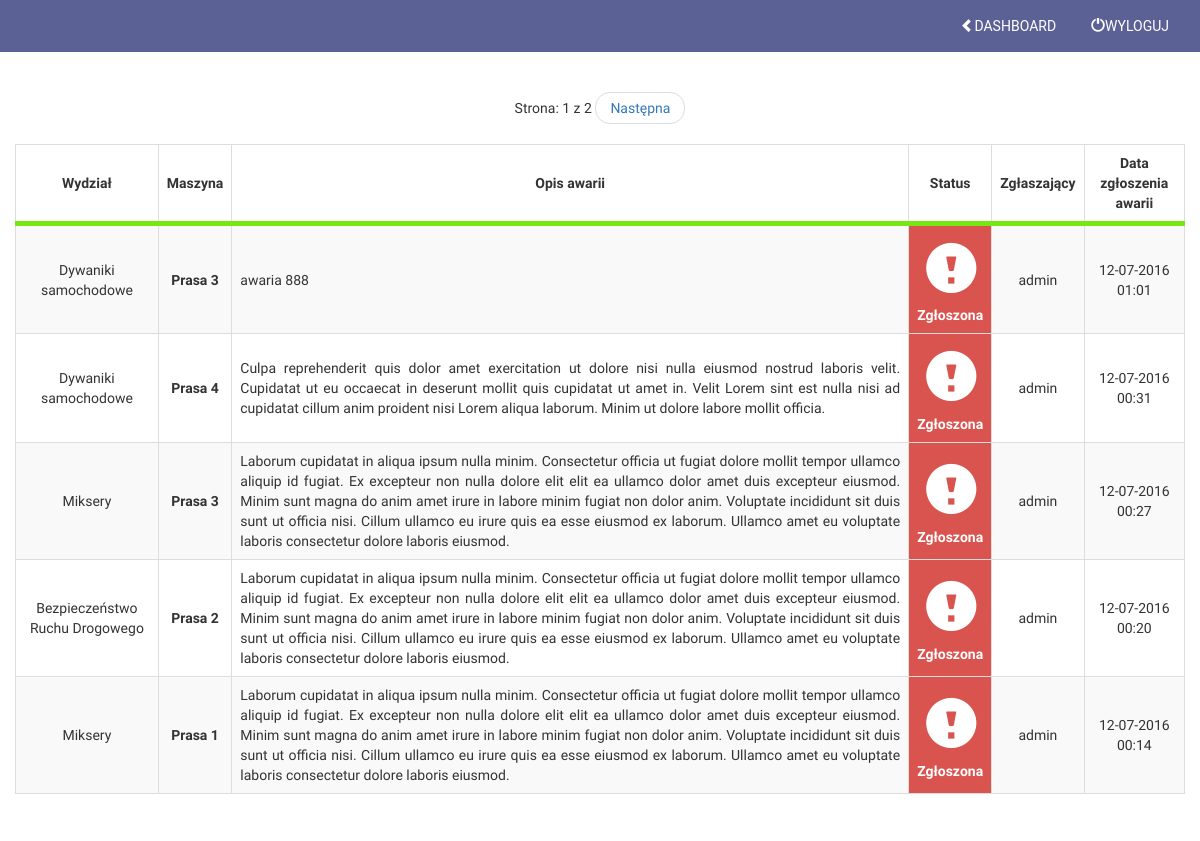
Before: /awarie/ (signed in) with the older database file.
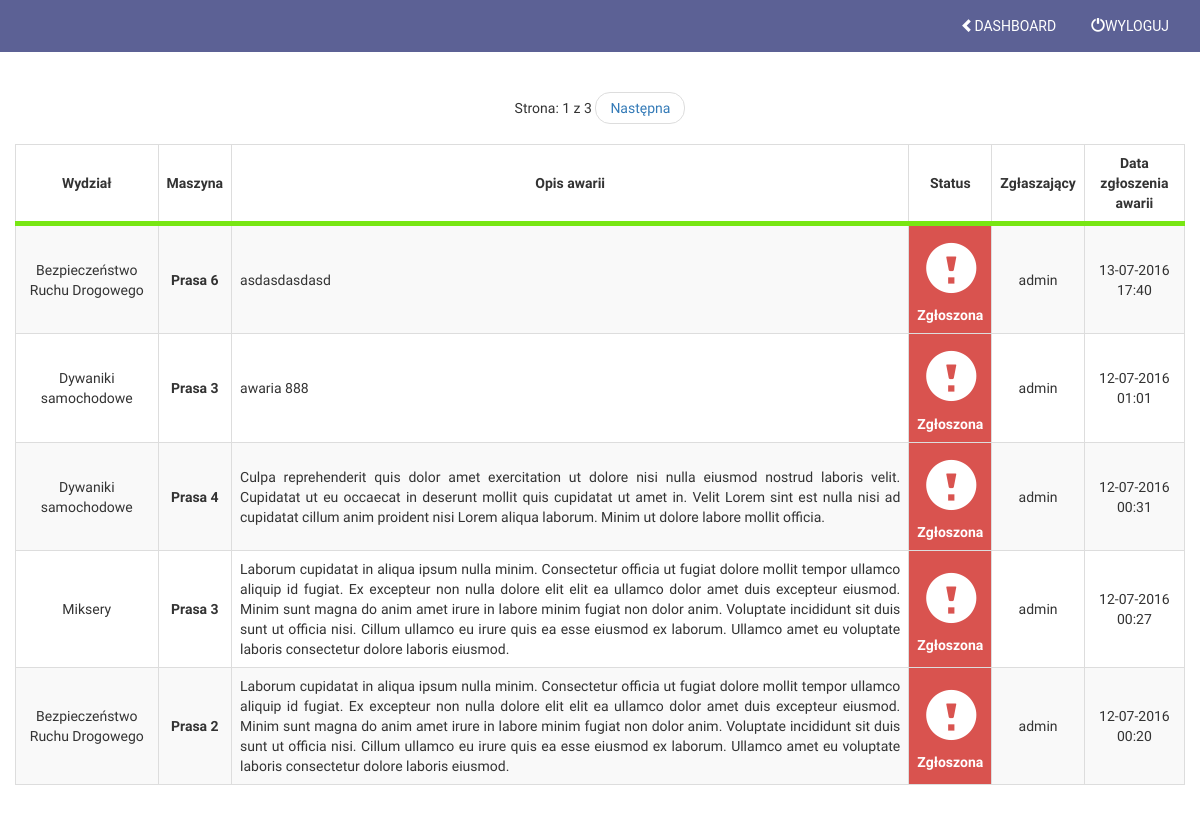
After: the same page with the newer database file.
### failure/models.py (models this page shows, shortened)
class Awaria(models.Model):
	maszyna = models.ForeignKey(Maszyna, on_delete=models.PROTECT, verbose_name='Maszyna')
	wydzial = models.ForeignKey(Wydzial, verbose_name='Wydział')
	description = models.TextField(verbose_name="Opis awarii", blank=True)
	add_date = models.DateTimeField(auto_now_add=True, verbose_name="Data zgłoszenia")
	repair_date = models.DateTimeField(blank=True, null=True, verbose_name="Data rozpoczęcia naprawy")
	remove_date = models.DateTimeField(blank=True, null=True, verbose_name="Data zakończenia naprawy")
	user = models.ForeignKey(User, verbose_name='Zgłaszający')
	sur = models.CharField(max_length = 50, verbose_name='Przyjęte przez',blank=True, null=True)
	status = models.ForeignKey(Status, default=1, verbose_name='Status')
	class Meta:
         verbose_name = "Awaria"
         verbose_name_plural = "Awarie"

class Wydzial(models.Model):
	nazwa = models.CharField(max_length=50, verbose_name="Nazwa wydziału")
	user = models.ForeignKey(User, verbose_name='Mistrz')
	def __str__(self):
		return self.nazwa
	class Meta:
         verbose_name = "Wydział"
         verbose_name_plural = "Wydziały"

class Maszyna(models.Model):
	nazwa = models.CharField(max_length=50, verbose_name="Nazwa")
	wydzial = models.ForeignKey(Wydzial, verbose_name='Wydział')
	hala = models.ForeignKey(Hala, verbose_name='Hala')
	opiekun = models.ForeignKey(User, verbose_name='Opiekun', default=1)
	def __str__(self):
		return self.nazwa
	class Meta:
         verbose_name = "Maszyna"
         verbose_name_plural = "Maszyny"

class Status(models.Model):
    nazwa = models.CharField(max_length = 50, verbose_name = 'Nazwa')
    def __str__(self):
        return self.nazwa
    class Meta:
        verbose_name = 'Status'
        verbose_name_plural = 'Statusy'

### failure/views.py (the view)
# urls.py: url(r'^awarie/$', 'failure.views.awarie'),
@login_required
@user_passes_test(lambda u: u.groups.filter(name='Brygadzista').count() == 0, login_url='/loggedin/')
@user_passes_test(lambda u: u.groups.filter(name='Kierownik').count() == 0, login_url='/loggedin/')
def awarie(request):
    awarie_list = Awaria.objects.filter(status=1).order_by('status','-add_date')
    paginator = Paginator(awarie_list,5)
    try:
        page = int(request.GET.get('page', '1'))
    except:
        page = 1
    try:
        awarie = paginator.page(page)
    except(EmptyPage, InvalidPage):
        awarie = paginator.page(paginator.num_pages)
    return render(request, 'awarie.html', {
        'awarie' : awarie
        })

### templates/awarie.html (shortened to what this page needs)
{% extends "base.html" %}
{% load staticfiles %}
{% block content %}
<section id="produkt">
	<div class="container">
		<div class="row">
			{% if awarie %}
			<table id="result_list" class="table table-striped table-bordered">
				<thead>
					<tr>
						<th scope="col" class="sortable column">Wydział</th>
						<th scope="col" class="sortable column">Maszyna</th>
						<th scope="col" class="sortable column">Opis awarii</th>
						<th scope="col" class="sortable column">Status</th>
						<th scope="col" class="sortable column">Zgłaszający</th>
						<th scope="col" class="sortable column">Data zgłoszenia awarii</th>
					</tr>
				</thead>
				<tbody>
				{% for awarie in awarie.object_list %}
					<tr class="row1 text-center">
						<td class="field-wydzial">{{ awarie.wydzial }}</td>
						<td class="field-maszyna"><strong>{{ awarie.maszyna }}</strong></td>
						<td class="field-opis text-justify">{{ awarie.description }}</td>
						<th class="field-status">{{ awarie.status }}</th>
						<td class="field-declarant">{{ awarie.user }}</td>
						<td class="field-filing_date">{{ awarie.add_date |date:"d-m-Y H:i" }}</td>
					</tr>
				{% endfor %}
				</tbody>
				{% else %}
				<p>Brak awarii</p>
			</table>
				{% endif %}
		</div>
		<nav>
			<ul class="pager">
				<li>
					Strona: {{ awarie.number }} z {{ awarie.paginator.num_pages }}
				</li>
				<li>{% if awarie.has_next %}
						<a href="?page={{ awarie.next_page_number }}">Następna</a>
					{% endif %}
				</li>
			</ul>
		</nav>
</section>
{% endblock %}

### templates/base.html (shortened to what this page needs)
{% load staticfiles %}
<!DOCTYPE html>
<html lang="pl">
    <head>
        <link href="{% static 'bootstrap/css/bootstrap.css' %}" rel="stylesheet" type="text/css">
        <link href="{% static 'bootstrap/css/style.css' %}" rel="stylesheet" type="text/css">
        <link href="{% static 'bootstrap/css/responsive.css' %}" rel="stylesheet" type="text/css">
    </head>
    <body>
        <header id="header">
            <nav class="navbar navbar-default" role="navigation">
                <div class="container-fluid">
                    <div class="navbar-collapse collapse" id="navHeaderCollapse">
                        <ul class="nav navbar-right navbar-nav" id="nawigacja">
                            <li>
                                <a class="page-scroll" href="/admin/"><span class="glyphicon glyphicon-chevron-left" aria-hidden="true"></span>DASHBOARD</a>
                            </li>
                            <li>
                                <a class="page-scroll" href="/logout/"><span class="glyphicon glyphicon-off" aria-hidden="true"></span>Wyloguj</a>
                            </li>
                        </ul>
                    </div>
                </div>
            </nav>
        </header>
        <main id="main">
            {% block content %}
            {% endblock %}
        </main>
    </body>
</html>

Changed rows visible on the page:
no longer on this page (row unchanged): Awaria: wydzial "Miksery", maszyna "Prasa 1", description "Laborum cupidatat in aliqua ipsum nulla minim. Consectetur officia ut fugiat dolore mollit tempor ullamco aliquip id fugiat. Ex excepteur non nulla dolore elit elit ea ullamco dolor amet duis excepteur eiusmod. Minim sunt magna do anim amet irure in labore minim fugiat non dolor anim. Voluptate incididunt sit duis sunt ut officia nisi. Cillum ullamco eu irure quis ea esse eiusmod ex laborum. Ullamco amet eu voluptate laboris consectetur dolore laboris eiusmod.", status "Zgłoszona", user "admin", add_date "12-07-2016 00:14"
added Awaria: wydzial "Bezpieczeństwo Ruchu Drogowego", maszyna "Prasa 6", description "asdasdasdasd", status "Zgłoszona", user "admin", add_date "13-07-2016 17:40"
Other visible differences:
{{ awarie.paginator.num_pages }}: "2" → "3"
